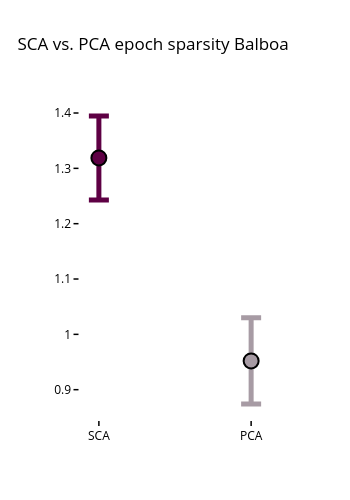

This figure's notebook cell:
### Code cell
# define sca and pca colors
eBarColors = ['#5e0044','#a79ba4']

# combine data into lists to make life easy
sparseIdx = [np.copy(sparseIdx_sca), np.copy(sparseIdx_pca)]

# define some plotting parameters
eBarThickness = 5
eBarWidth = 10
markerSize = 15
markerLineWidth = 2

# sca
fig = go.Figure(data = go.Scatter(
    x = [0],y = [np.mean(sparseIdx[0])],
    error_y = dict(
        type = 'data',
        array = [np.std(sparseIdx[0])],visible = True,thickness = eBarThickness,width = eBarWidth),
    marker = dict(
        color = eBarColors[0],
        size = markerSize,
        line = dict(
            color = 'black',
            width = markerLineWidth
        )
    ),showlegend = False
    )
)

# pca
pcaTrace = go.Scatter(
    x = [1],y = [np.mean(sparseIdx[1])],
    error_y = dict(
        type = 'data',
        array = [np.std(sparseIdx[1])],visible = True,thickness = eBarThickness,width = eBarWidth),
    marker = dict(
        color = eBarColors[1],
        size = markerSize,
        line = dict(
            color = 'black',
            width = markerLineWidth
        )
    ),showlegend = False
)
fig.add_trace(pcaTrace)

# clean up figure
fig.update_layout(height =500,width =350,title = 'SCA vs. PCA epoch sparsity ' + monkName,title_font_color = 'black',
                  paper_bgcolor = 'white',
                  plot_bgcolor = 'white')
fig.update_yaxes(showgrid = False,zeroline = False,visible = False)
fig.update_yaxes(color = 'black',ticks = 'outside',visible = True,showline = True,linewidth = 1.5,tickwidth = 1.5)
fig.update_xaxes(color = 'black',showgrid = False,zeroline = False,visible = False)
fig.update_xaxes(color = 'black',showgrid = False,zeroline = False,
                 ticks = 'outside',tickvals = [0,1],ticktext = ['SCA','PCA'],visible = True,tickwidth = 1.5)

# save figure
# fig.write_image(figDir + monkName + '_SCA_vs_PCA_' + str(R_est) + 'dims_bootstrap_epochSparsitySummary.pdf')
# fig.show()

### Figure 1 — Plotly figure (JSON) as saved in the notebook; plotly's stock layout.template omitted (floating-point values rounded to 4 significant figures)
{"data": [{"error_y": {"array": [0.07583], "thickness": 5, "type": "data", "visible": true, "width": 10}, "marker": {"color": "#5e0044", "line": {"color": "black", "width": 2}, "size": 15}, "showlegend": false, "type": "scatter", "x": [0], "y": [1.319]}, {"error_y": {"array": [0.07783], "thickness": 5, "type": "data", "visible": true, "width": 10}, "marker": {"color": "#a79ba4", "line": {"color": "black", "width": 2}, "size": 15}, "showlegend": false, "type": "scatter", "x": [1], "y": [0.952]}], "layout": {"height": 500, "paper_bgcolor": "white", "plot_bgcolor": "white", "title": {"font": {"color": "black"}, "text": "SCA vs. PCA epoch sparsity Balboa"}, "width": 350, "xaxis": {"color": "black", "showgrid": false, "ticks": "outside", "ticktext": ["SCA", "PCA"], "tickvals": [0, 1], "tickwidth": 1.5, "visible": true, "zeroline": false}, "yaxis": {"color": "black", "linewidth": 1.5, "showgrid": false, "showline": true, "ticks": "outside", "tickwidth": 1.5, "visible": true, "zeroline": false}}}
